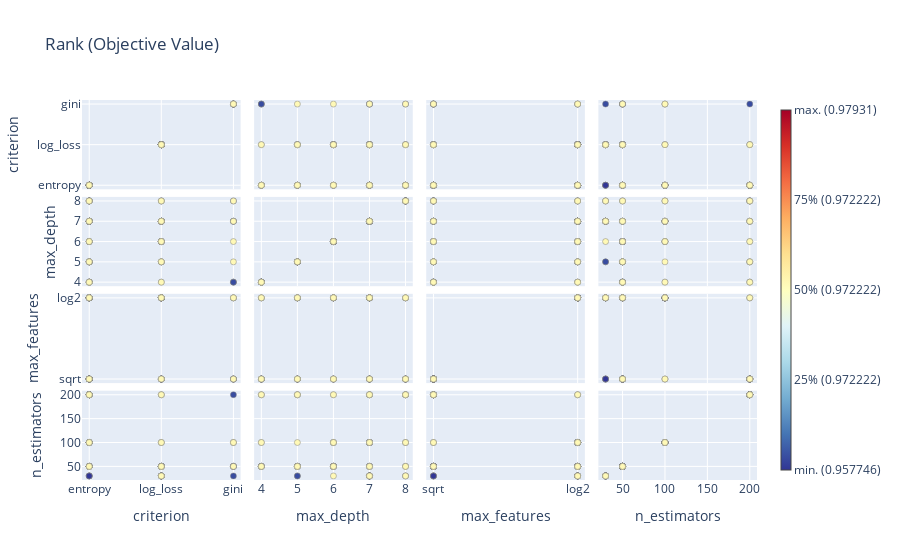

Source (notebook cell):
### Code cell
fig = optuna.visualization.plot_rank(study)
fig.show()
